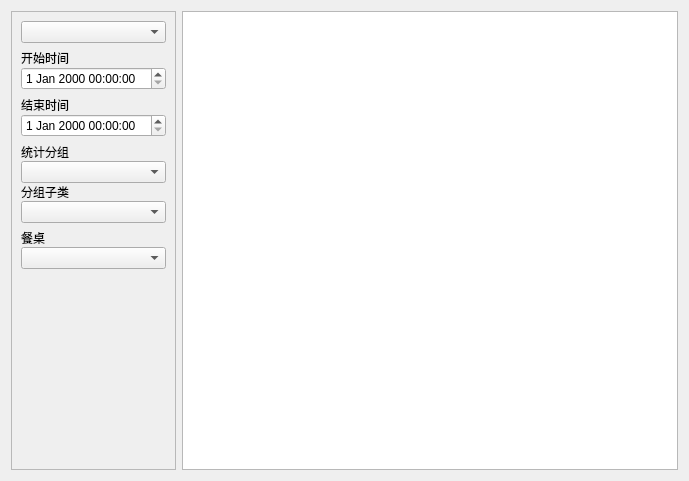
<?xml version="1.0" encoding="UTF-8"?>
<ui version="4.0">
 <class>w_rpt_report_tablebusinessreport_Dialog</class>
 <widget class="QDialog" name="w_rpt_report_tablebusinessreport_Dialog">
  <property name="geometry">
   <rect>
    <x>0</x>
    <y>0</y>
    <width>689</width>
    <height>481</height>
   </rect>
  </property>
  <property name="windowTitle">
   <string>Dialog</string>
  </property>
  <layout class="QHBoxLayout" name="horizontalLayout">
   <item>
    <widget class="QFrame" name="frame">
     <property name="minimumSize">
      <size>
       <width>0</width>
       <height>0</height>
      </size>
     </property>
     <property name="maximumSize">
      <size>
       <width>16777215</width>
       <height>16777215</height>
      </size>
     </property>
     <property name="frameShape">
      <enum>QFrame::StyledPanel</enum>
     </property>
     <property name="frameShadow">
      <enum>QFrame::Raised</enum>
     </property>
     <property name="outer_stylesheet" stdset="0">
      <string>frame_back_round</string>
     </property>
     <layout class="QVBoxLayout" name="verticalLayout_7" stretch="0,0,0,0,0,0,1">
      <property name="leftMargin">
       <number>9</number>
      </property>
      <property name="rightMargin">
       <number>9</number>
      </property>
      <item>
       <widget class="QComboBox" name="comboBox"/>
      </item>
      <item>
       <layout class="QVBoxLayout" name="verticalLayout_4">
        <property name="spacing">
         <number>0</number>
        </property>
        <item>
         <widget class="QLabel" name="label">
          <property name="text">
           <string>开始时间</string>
          </property>
         </widget>
        </item>
        <item>
         <widget class="lds_datetimeEdit" name="dateTimeEdit"/>
        </item>
       </layout>
      </item>
      <item>
       <layout class="QVBoxLayout" name="verticalLayout_5">
        <property name="spacing">
         <number>0</number>
        </property>
        <item>
         <widget class="QLabel" name="label_2">
          <property name="text">
           <string>结束时间</string>
          </property>
         </widget>
        </item>
        <item>
         <widget class="lds_datetimeEdit" name="dateTimeEdit_2"/>
        </item>
       </layout>
      </item>
      <item>
       <widget class="QFrame" name="frame_2">
        <property name="frameShape">
         <enum>QFrame::NoFrame</enum>
        </property>
        <property name="frameShadow">
         <enum>QFrame::Raised</enum>
        </property>
        <layout class="QVBoxLayout" name="verticalLayout_2">
         <property name="spacing">
          <number>0</number>
         </property>
         <property name="leftMargin">
          <number>0</number>
         </property>
         <property name="topMargin">
          <number>0</number>
         </property>
         <property name="rightMargin">
          <number>0</number>
         </property>
         <property name="bottomMargin">
          <number>0</number>
         </property>
         <item>
          <widget class="QLabel" name="label_3">
           <property name="text">
            <string>统计分组</string>
           </property>
          </widget>
         </item>
         <item>
          <widget class="lds_ComboBox" name="comboBox_11">
           <property name="editable">
            <bool>false</bool>
           </property>
          </widget>
         </item>
         <item>
          <widget class="QLabel" name="label_4">
           <property name="text">
            <string>分组子类</string>
           </property>
          </widget>
         </item>
         <item>
          <widget class="lds_ComboBox" name="comboBox_12">
           <property name="editable">
            <bool>false</bool>
           </property>
          </widget>
         </item>
        </layout>
       </widget>
      </item>
      <item>
       <layout class="QVBoxLayout" name="verticalLayout_6">
        <property name="spacing">
         <number>0</number>
        </property>
        <item>
         <widget class="QLabel" name="label_5">
          <property name="text">
           <string>餐桌</string>
          </property>
         </widget>
        </item>
        <item>
         <widget class="lds_ComboBox" name="comboBox_13">
          <property name="editable">
           <bool>false</bool>
          </property>
         </widget>
        </item>
       </layout>
      </item>
      <item>
       <widget class="lds_toolbar" name="widget"/>
      </item>
      <item>
       <spacer name="verticalSpacer">
        <property name="orientation">
         <enum>Qt::Vertical</enum>
        </property>
        <property name="sizeHint" stdset="0">
         <size>
          <width>20</width>
          <height>40</height>
         </size>
        </property>
       </spacer>
      </item>
     </layout>
    </widget>
   </item>
   <item>
    <widget class="QStackedWidget" name="stackedWidget">
     <widget class="QWidget" name="stackedWidgetPage1" native="true">
      <layout class="QVBoxLayout" name="verticalLayout">
       <property name="leftMargin">
        <number>0</number>
       </property>
       <property name="topMargin">
        <number>0</number>
       </property>
       <property name="rightMargin">
        <number>0</number>
       </property>
       <property name="bottomMargin">
        <number>0</number>
       </property>
       <item>
        <widget class="lds_tableview_sum" name="tableView"/>
       </item>
      </layout>
     </widget>
    </widget>
   </item>
  </layout>
 </widget>
 <customwidgets>
  <customwidget>
   <class>lds_datetimeEdit</class>
   <extends>QDateTimeEdit</extends>
   <header>lds_datetimeedit.h</header>
  </customwidget>
  <customwidget>
   <class>lds_ComboBox</class>
   <extends>QComboBox</extends>
   <header>lds_combobox.h</header>
  </customwidget>
  <customwidget>
   <class>lds_toolbar</class>
   <extends>QFrame</extends>
   <header>lds_toolbar.h</header>
   <container>1</container>
  </customwidget>
  <customwidget>
   <class>lds_tableview_sum</class>
   <extends>QTableView</extends>
   <header>lds_tableview_sum.h</header>
  </customwidget>
 </customwidgets>
 <tabstops>
  <tabstop>tableView</tabstop>
  <tabstop>comboBox_12</tabstop>
  <tabstop>dateTimeEdit</tabstop>
  <tabstop>dateTimeEdit_2</tabstop>
  <tabstop>comboBox_13</tabstop>
  <tabstop>stackedWidget</tabstop>
  <tabstop>comboBox_11</tabstop>
 </tabstops>
 <resources/>
 <connections/>
</ui>
